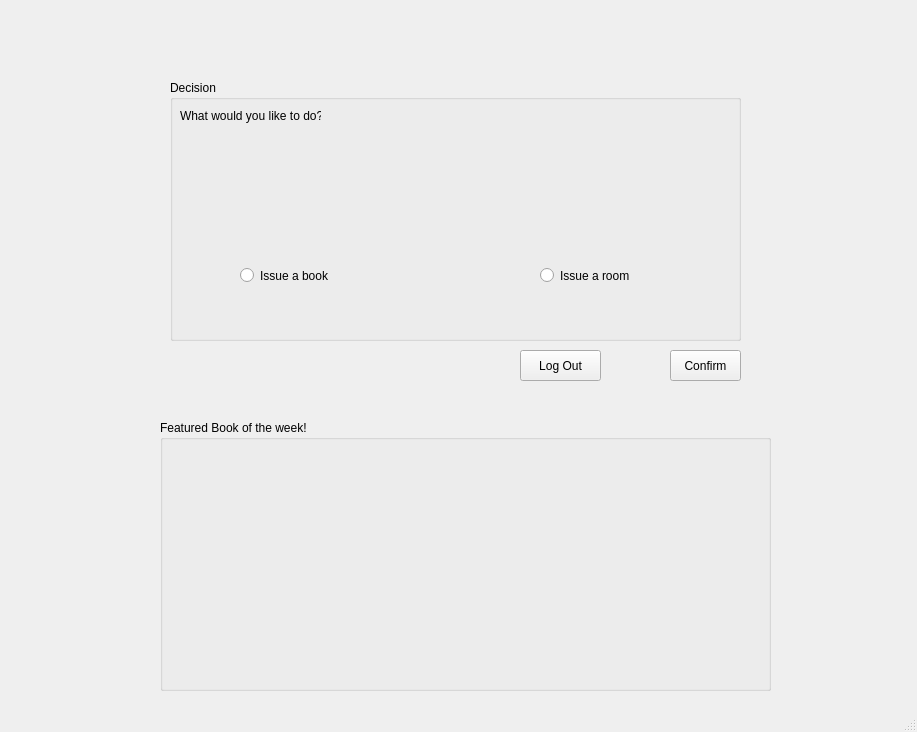
<?xml version="1.0" encoding="UTF-8"?>
<ui version="4.0">
 <class>StudentDecision</class>
 <widget class="QMainWindow" name="StudentDecision">
  <property name="geometry">
   <rect>
    <x>0</x>
    <y>0</y>
    <width>917</width>
    <height>732</height>
   </rect>
  </property>
  <property name="windowTitle">
   <string>StudentDecision</string>
  </property>
  <widget class="QWidget" name="centralwidget">
   <widget class="QGroupBox" name="decision_groupBox">
    <property name="geometry">
     <rect>
      <x>170</x>
      <y>80</y>
      <width>571</width>
      <height>261</height>
     </rect>
    </property>
    <property name="title">
     <string>Decision</string>
    </property>
    <widget class="QLabel" name="question_label">
     <property name="geometry">
      <rect>
       <x>10</x>
       <y>20</y>
       <width>141</width>
       <height>31</height>
      </rect>
     </property>
     <property name="text">
      <string>What would you like to do?</string>
     </property>
    </widget>
    <widget class="QRadioButton" name="book_radioButton">
     <property name="geometry">
      <rect>
       <x>70</x>
       <y>180</y>
       <width>131</width>
       <height>31</height>
      </rect>
     </property>
     <property name="text">
      <string>Issue a book</string>
     </property>
    </widget>
    <widget class="QRadioButton" name="room_radioButton">
     <property name="geometry">
      <rect>
       <x>370</x>
       <y>180</y>
       <width>131</width>
       <height>31</height>
      </rect>
     </property>
     <property name="text">
      <string>Issue a room</string>
     </property>
    </widget>
    <widget class="QLabel" name="label">
     <property name="geometry">
      <rect>
       <x>80</x>
       <y>70</y>
       <width>191</width>
       <height>101</height>
      </rect>
     </property>
     <property name="styleSheet">
      <string notr="true">image: url(:/newPrefix/Screenshot 2023-10-25 221126.png);</string>
     </property>
     <property name="text">
      <string/>
     </property>
    </widget>
    <widget class="QLabel" name="label_2">
     <property name="geometry">
      <rect>
       <x>340</x>
       <y>50</y>
       <width>171</width>
       <height>111</height>
      </rect>
     </property>
     <property name="styleSheet">
      <string notr="true">image: url(:/newPrefix1/Screenshot 2023-10-25 221325.png);</string>
     </property>
     <property name="text">
      <string/>
     </property>
    </widget>
   </widget>
   <widget class="QPushButton" name="confirm_pushButton">
    <property name="geometry">
     <rect>
      <x>670</x>
      <y>350</y>
      <width>71</width>
      <height>31</height>
     </rect>
    </property>
    <property name="text">
     <string>Confirm</string>
    </property>
   </widget>
   <widget class="QGroupBox" name="featuredbooks_groupBox">
    <property name="geometry">
     <rect>
      <x>160</x>
      <y>420</y>
      <width>611</width>
      <height>271</height>
     </rect>
    </property>
    <property name="title">
     <string>Featured Book of the week!</string>
    </property>
    <widget class="QLabel" name="label_3">
     <property name="geometry">
      <rect>
       <x>240</x>
       <y>40</y>
       <width>281</width>
       <height>191</height>
      </rect>
     </property>
     <property name="styleSheet">
      <string notr="true">image: url(:/newPrefix1/Screenshot 2023-10-25 221325.png);</string>
     </property>
     <property name="text">
      <string/>
     </property>
    </widget>
   </widget>
   <widget class="QPushButton" name="logout_pushButton">
    <property name="geometry">
     <rect>
      <x>520</x>
      <y>350</y>
      <width>81</width>
      <height>31</height>
     </rect>
    </property>
    <property name="text">
     <string>Log Out</string>
    </property>
   </widget>
  </widget>
  <widget class="QMenuBar" name="menubar">
   <property name="geometry">
    <rect>
     <x>0</x>
     <y>0</y>
     <width>917</width>
     <height>21</height>
    </rect>
   </property>
  </widget>
  <widget class="QStatusBar" name="statusbar"/>
 </widget>
 <resources>
  <include location="decision test.qrc"/>
  <include location="decision test 2.qrc"/>
 </resources>
 <connections/>
</ui>
